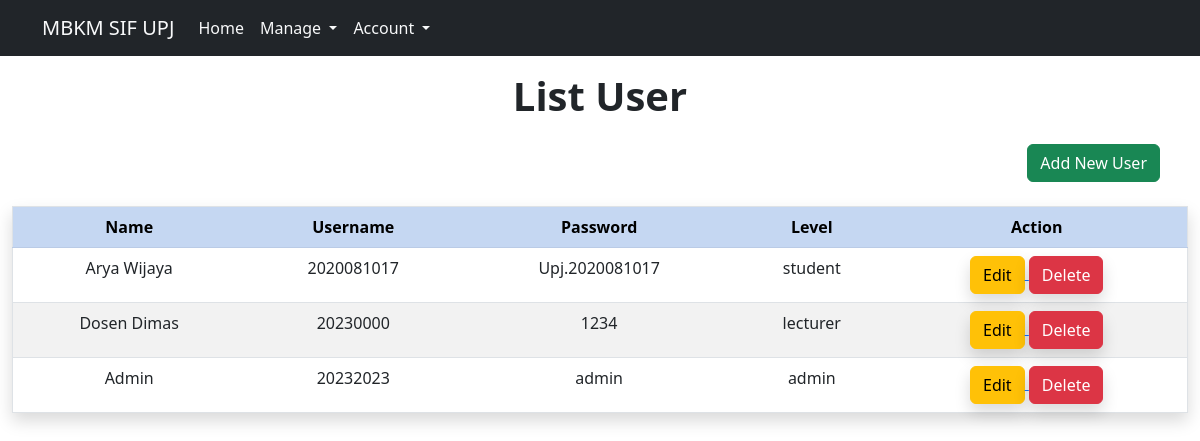
The page /login/manage-user/index.php (signed in) on the database its author committed.
### tables this page shows
CREATE TABLE `user` (
  `username` varchar(20) NOT NULL,
  `password` varchar(20) NOT NULL,
  `nama` varchar(40) NOT NULL,
  `level` varchar(10) NOT NULL
);

### login/manage-user/index.php (the view, shortened to what this page needs)
<!DOCTYPE html>
<html lang="en">
<head>
    <link href="https://cdn.jsdelivr.net/npm/bootstrap@5.2.2/dist/css/bootstrap.min.css" rel="stylesheet">
</head>
<body>
    <?php include("../partials/navbar.php"); ?>
    <div class="container-fluid mt-3">
        <h1 class="text-center fw-semibold">List User</h1>
        <div class="container-fluid w-100 d-inline-flex mt-3 mb-4 justify-content-end">
            <div class="button me-3">
                <a href="add.php">
                    <button class="btn btn-success" type="button">
                        Add New User
                    </button>
                </a>
            </div>
        </div>
        <?php
        include_once("../koneksi.php");
        $result = mysqli_query($koneksi, "SELECT * FROM user ORDER BY username ASC");
        ?>
        <table class="table table-striped text-center shadow" border=1>
            <tr class="table-primary">
                <th>Name</th>
                <th>Username</th>
                <th>Password</th>
                <th>Level</th>
                <th>Action</th>
            </tr>
            <?php
            while ($user_data = mysqli_fetch_array($result)) {
                echo "<tr>
                        <td>" . $user_data['nama'] . "</td>
                        <td>" . $user_data['username'] . "</td>
                        <td>" . $user_data['password'] . "</td>
                        <td>" . $user_data['level'] . "</td>
                        <td>
                            <a href='edit.php?username=$user_data[username]'>
                                <button type='button' class='btn btn-warning shadow'>Edit</button>
                            </a>
                            <a href='delete.php?username=$user_data[username]'>
                                <button type='button' class='btn btn-danger shadow'>Delete</button>
                            </a>
                        </td>
                    </tr>";
            }
            ?>
        </table>
    </div>
</body>
</html>

### rows shown on the page
user: nama "Arya Wijaya", username "2020081017", password "Upj.2020081017", level "student"
user: nama "Dosen Dimas", username "20230000", password "1234", level "lecturer"
user: nama "Admin", username "20232023", password "admin", level "admin"
